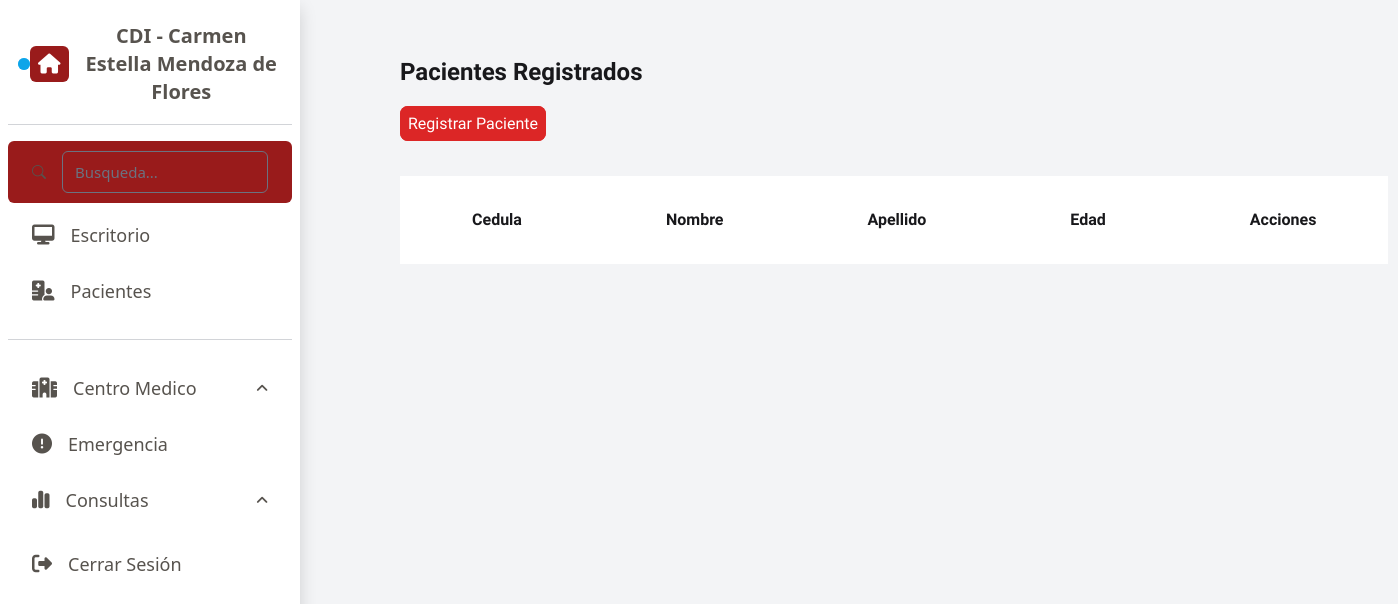
The app's page /vista/pacientes.php, older data.
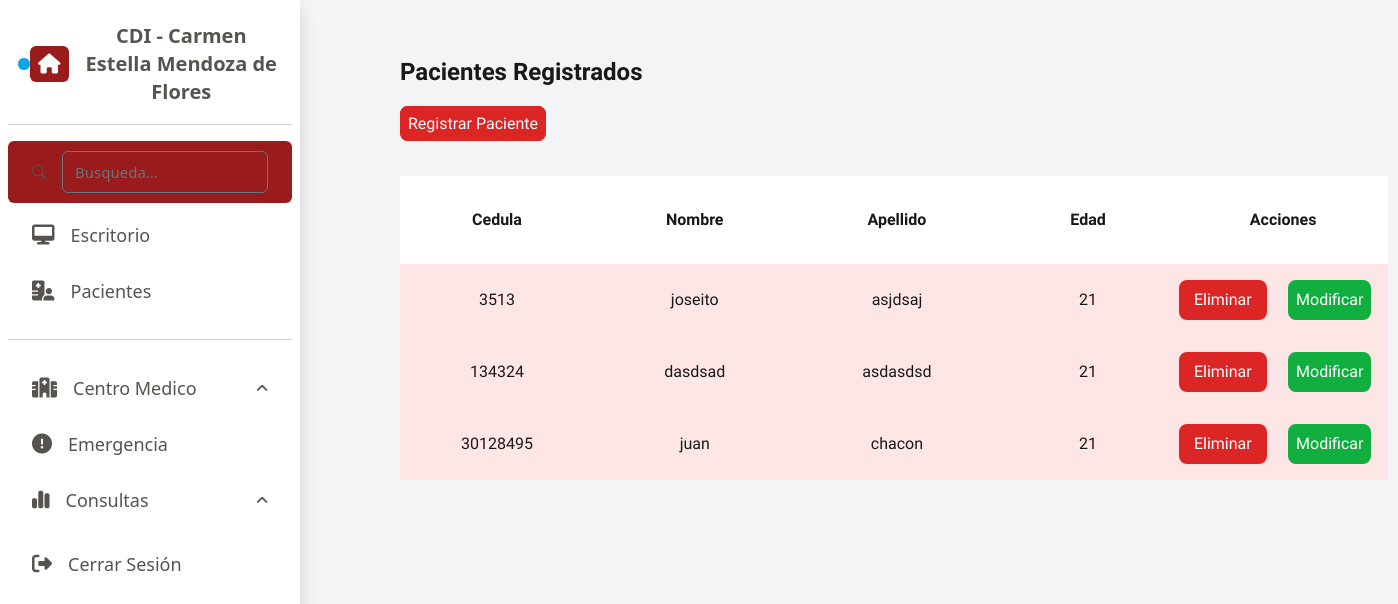
The same page, newer data.
### tables this page shows
CREATE TABLE `paciente` (
  `cedula` int NOT NULL,
  `nombre` varchar(45) DEFAULT NULL,
  `apellido` varchar(45) DEFAULT NULL,
  `fechanac` date DEFAULT NULL,
  `edad` int DEFAULT NULL,
  `telefono` varchar(20) DEFAULT NULL,
  `ocupacion` varchar(200) DEFAULT NULL,
  `direccion` varchar(200) DEFAULT NULL,
  `estcivil` int DEFAULT NULL,
  PRIMARY KEY (`cedula`)
);

### vista/pacientes.php (the view, shortened to what this page needs)
<?php
    $db = conectarBD();
    $query = "SELECT * FROM paciente";
    $resultadoConsulta = mysqli_query($db, $query);
    require 'comunes/librerias.php';
    require 'comunes/head.php';
?>
<body class="form-paciente bg-gray-100">
    <section class="contenedor text-zinc-900">
        <h1 class="text-2xl py-6">Pacientes Registrados</h1>
        <a href="?pagina=crear" class="boton">Registrar Paciente</a>
        <table class="my-10">
            <thead>
                <tr>
                    <th>Cedula</th>
                    <th>Nombre</th>
                    <th>Apellido</th>
                    <th>Edad</th>
                    <th>Acciones</th>
                </tr>
            </thead>
            <tbody>
                <?php while($paciente = mysqli_fetch_assoc($resultadoConsulta)): ?>
                <tr>
                    <td style="padding: 1.5rem;"> <?php echo $paciente['cedula']; ?> </td>
                    <td> <?php echo $paciente['nombre']; ?> </td>
                    <td> <?php echo $paciente['apellido']; ?></td>
                    <td> <?php echo $paciente['edad']; ?></td>
                    <td>
                        <form action="" method="POST" class="" style="display: flex; justify-content: space-between;">
                            <input type="submit" class="" value="Eliminar" style=" background-color: rgb(220 38 38);
                            border-radius: 0.5rem; border: 0.5rem solid rgb(220 38 38); color: white; width: 5.5rem;">
                            <a href="?pagina=modificar&cedula=<?php echo $paciente['cedula']; ?>" style="font-family: 'Sora'; background-color: rgb(16, 175, 63);
                            border-radius: 0.5rem; border: 0.5rem solid rgb(16, 175, 63); color: white; margin: 0rem 1rem;">Modificar</a>
                        </form>
                    </td>
                </tr>
                <?php endwhile; ?>
            </tbody>
        </table>
    </section>
</body>

Row changes from the older to the newer data that the page shows:
added paciente: cedula "3513", nombre "joseito", apellido "asjdsaj", edad "21"
added paciente: cedula "134324", nombre "dasdsad", apellido "asdasdsd", edad "21"
added paciente: cedula "30128495", nombre "juan", apellido "chacon", edad "21"
